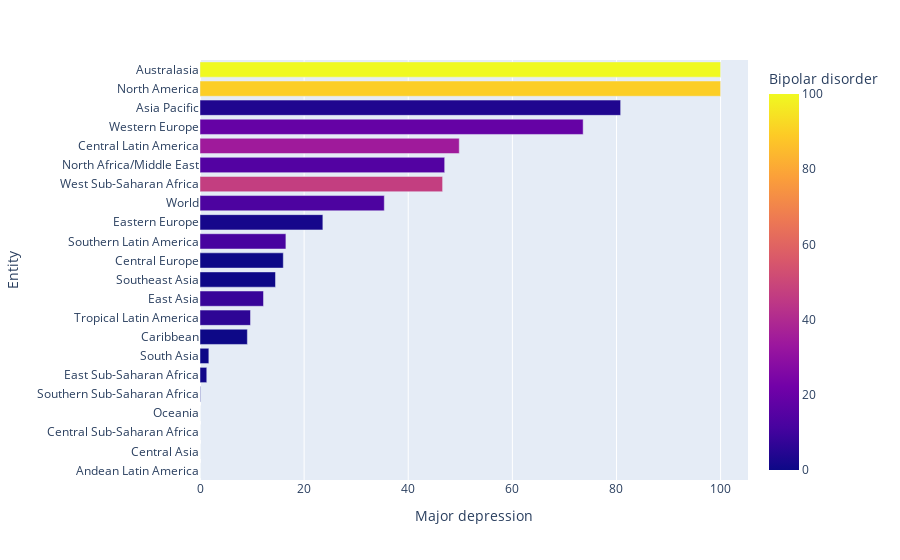

Source (notebook cell):
### Markdown cell above
# 5- Some Visualizations with Plotly

### Code cell
df2.sort_values(by= "Major depression" ,inplace=True)
plt.figure(dpi=200)
fig = px.bar(df2, x="Major depression", y="Entity", orientation='h',color='Bipolar disorder')
fig.show()

### Figure 1 — Plotly figure (JSON) as saved in the notebook; plotly's stock layout.template omitted (floating-point values rounded to 4 significant figures)
{"data": [{"hovertemplate": "Major depression=%{x}<br>Entity=%{y}<br>Bipolar disorder=%{marker.color}<extra></extra>", "legendgroup": "", "marker": {"color": [0.0, 0.0, 0.0, 0.0, 0.0, 0.9, 0.0, 0.0, 6.4, 8.4, 0.0, 0.0, 11.6, 1.7, 12.9, 47.0, 14.5, 34.5, 19.0, 3.8, 89.8, 100.0], "coloraxis": "coloraxis", "pattern": {"shape": ""}}, "name": "", "orientation": "h", "showlegend": false, "textposition": "auto", "type": "bar", "x": [0.0, 0.0, 0.0, 0.0, 0.1, 1.3, 1.7, 9.1, 9.7, 12.2, 14.5, 16.0, 16.5, 23.6, 35.4, 46.6, 47.0, 49.8, 73.6, 80.8, 100.0, 100.0], "xaxis": "x", "y": ["Andean Latin America", "Central Asia", "Central Sub-Saharan Africa", "Oceania", "Southern Sub-Saharan Africa", "East Sub-Saharan Africa", "South Asia", "Caribbean", "Tropical Latin America", "East Asia", "Southeast Asia", "Central Europe", "Southern Latin America", "Eastern Europe", "World", "West Sub-Saharan Africa", "North Africa/Middle East", "Central Latin America", "Western Europe", "Asia Pacific", "North America", "Australasia"], "yaxis": "y"}], "layout": {"barmode": "relative", "coloraxis": {"colorbar": {"title": {"text": "Bipolar disorder"}}, "colorscale": [[0, "#0d0887"], [0.1111, "#46039f"], [0.2222, "#7201a8"], [0.3333, "#9c179e"], [0.4444, "#bd3786"], [0.5556, "#d8576b"], [0.6667, "#ed7953"], [0.7778, "#fb9f3a"], [0.8889, "#fdca26"], [1, "#f0f921"]]}, "legend": {"tracegroupgap": 0}, "margin": {"t": 60}, "xaxis": {"anchor": "y", "domain": [0, 1], "title": {"text": "Major depression"}}, "yaxis": {"anchor": "x", "domain": [0, 1], "title": {"text": "Entity"}}}}
